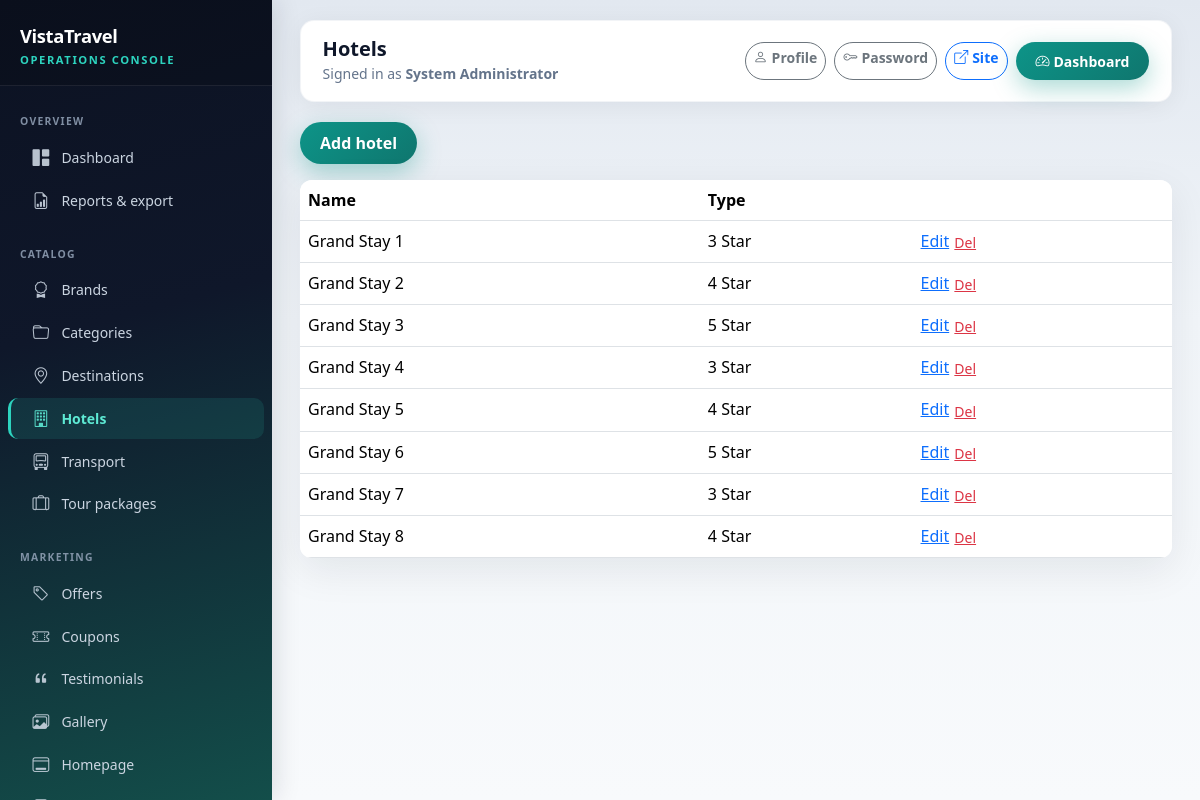
The page /admin/hotels (signed in) on the database its author committed.
### app/models.py (models this page shows)
class Hotel(db.Model):
    __tablename__ = "hotels"
    id = db.Column(db.Integer, primary_key=True)
    name = db.Column(db.String(160), nullable=False)
    hotel_type = db.Column(db.String(80))
    room_type = db.Column(db.String(80))
    location = db.Column(db.String(255))
    description = db.Column(db.Text)
    image = db.Column(db.String(255))
    created_at = db.Column(db.DateTime, default=utcnow)
    updated_at = db.Column(db.DateTime, default=utcnow, onupdate=utcnow)
    packages = db.relationship("TourPackage", backref="hotel", lazy="dynamic")

### app/admin_routes.py (the view)
@admin_bp.route("/hotels")
@admin_required
def hotels():
    items = Hotel.query.order_by(Hotel.name).all()
    return render_template("admin/hotels_list.html", items=items)

### app/templates/admin/hotels_list.html
{% extends 'base_admin.html' %}
{% block page_title %}Hotels{% endblock %}
{% block content %}
<a class="btn btn-tt-primary mb-3" href="{{ url_for('admin.hotel_form') }}">Add hotel</a>
<div class="table-responsive card card-tt"><table class="table mb-0"><thead><tr><th>Name</th><th>Type</th><th></th></tr></thead><tbody>
{% for h in items %}<tr><td>{{ h.name }}</td><td>{{ h.hotel_type }}</td><td><a href="{{ url_for('admin.hotel_form', hid=h.id) }}">Edit</a>
<form class="d-inline" method="post" action="{{ url_for('admin.hotel_delete', hid=h.id) }}" onsubmit="return confirm('Delete?')"><button class="btn btn-link btn-sm text-danger p-0">Del</button></form></td></tr>{% endfor %}
</tbody></table></div>
{% endblock %}

### app/static/css/theme.css (style rules this page uses)
:root { --tt-teal: #0d9488; --tt-teal-dark: #0f766e; --tt-navy: #0f172a; --tt-sand: #f8fafc; --tt-accent: #f59e0b; --tt-mint: #5eead4; --tt-radius: 12px; --tt-shadow: 0 12px 40px rgba(15, 23, 42, 0.08); --tt-shadow-sm: 0 4px 20px rgba(15, 23, 42, 0.06); --admin-sidebar-w: 272px; --admin-accent: #2dd4bf; --admin-heading: #0f172a; --admin-muted: #64748b; }
body { font-family: "Segoe UI", system-ui, -apple-system, Roboto, "Helvetica Neue", Arial, sans-serif; color: #1e293b; background: linear-gradient(180deg, #f1f5f9 0%, var(--tt-sand) 32%, #e2e8f0 100%); background-attachment: fixed; min-height: 100vh; }
.btn-tt-primary { background: linear-gradient(135deg, var(--tt-teal), var(--tt-teal-dark)); border: none; color: #fff; font-weight: 600; padding: 0.55rem 1.25rem; border-radius: 999px; box-shadow: 0 8px 24px rgba(13, 148, 136, 0.35); }
.card-tt { border: none; border-radius: var(--tt-radius); box-shadow: var(--tt-shadow); transition: transform 0.2s ease, box-shadow 0.2s ease; overflow: hidden; }
.admin-shell { min-height: 100vh; background: linear-gradient(180deg, #e2e8f0 0%, #f1f5f9 40%, #f8fafc 100%); }

### rows shown on the page
Hotel: name "Grand Stay 1", hotel_type "3 Star"
Hotel: name "Grand Stay 2", hotel_type "4 Star"
Hotel: name "Grand Stay 3", hotel_type "5 Star"
Hotel: name "Grand Stay 4", hotel_type "3 Star"
Hotel: name "Grand Stay 5", hotel_type "4 Star"
Hotel: name "Grand Stay 6", hotel_type "5 Star"
Hotel: name "Grand Stay 7", hotel_type "3 Star"
Hotel: name "Grand Stay 8", hotel_type "4 Star"

### other values the page prints
{{ session.admin_name or 'Administrator' }} "System Administrator"
